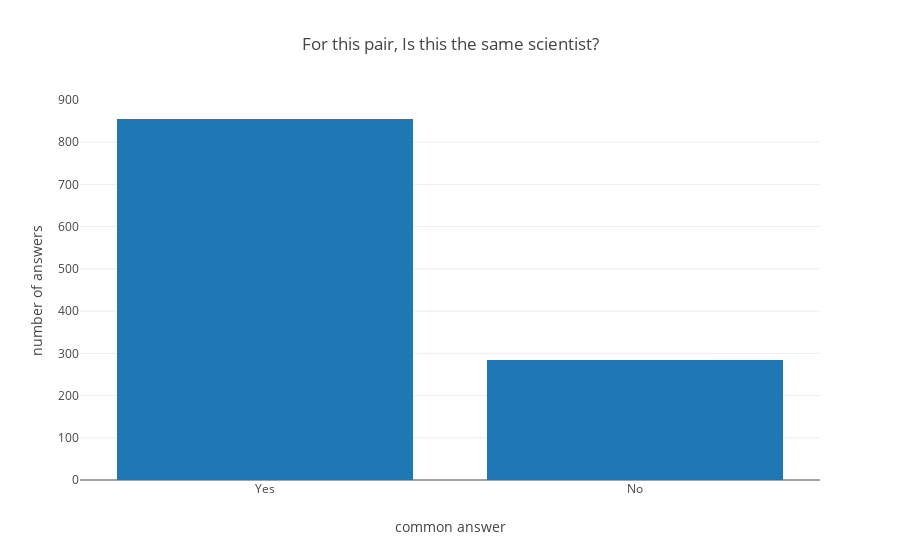

The code cell stored with this chart in its notebook:
### Markdown cell above
Let's visualize the number of no and the number of yes.

### Code cell
import plotly.graph_objs as go
from plotly.offline import download_plotlyjs, init_notebook_mode, plot, iplot

init_notebook_mode(connected = True)

total = len(data_frame)
yes_percentage = data_frame['common_answer'].sum() / total
no_percentage = (len(data_frame) - data_frame['common_answer'].sum()) / total

data = [go.Bar(
            x = ['Yes', 'No'],
            y = [data_frame['common_answer'].sum(), len(data_frame) - data_frame['common_answer'].sum()]
    )]

layout = go.Layout(
    title = 'For this pair, Is this the same scientist?',
    xaxis = dict(
        title = 'common answer'
    ),
    yaxis = dict(
        title = 'number of answers'
    )
)

fig = go.Figure(data = data, layout = layout)
iplot(fig)

print('percentage of yes:',yes_percentage,'%')
print('percentage of no:',no_percentage,'%')

### Figure 1 — Plotly figure (JSON) as saved in the notebook; plotly's stock layout.template omitted (floating-point values rounded to 4 significant figures)
{"data": [{"type": "bar", "uid": "22db3ab8-931f-11e9-81ab-d017c21a4119", "x": ["Yes", "No"], "y": [855, 284]}], "layout": {"title": "For this pair, Is this the same scientist?", "xaxis": {"title": "common answer"}, "yaxis": {"title": "number of answers"}}}
